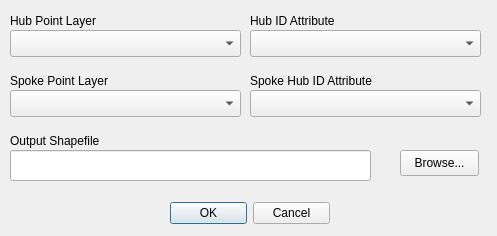
<?xml version="1.0" encoding="UTF-8"?>
<ui version="4.0">
 <class>mmqgis_hub_lines_form</class>
 <widget class="QDialog" name="mmqgis_hub_lines_form">
  <property name="windowModality">
   <enum>Qt::ApplicationModal</enum>
  </property>
  <property name="enabled">
   <bool>true</bool>
  </property>
  <property name="geometry">
   <rect>
    <x>0</x>
    <y>0</y>
    <width>497</width>
    <height>236</height>
   </rect>
  </property>
  <property name="mouseTracking">
   <bool>false</bool>
  </property>
  <property name="windowTitle">
   <string>Hub Lines</string>
  </property>
  <widget class="QDialogButtonBox" name="buttonBox">
   <property name="geometry">
    <rect>
     <x>170</x>
     <y>200</y>
     <width>160</width>
     <height>26</height>
    </rect>
   </property>
   <property name="orientation">
    <enum>Qt::Horizontal</enum>
   </property>
   <property name="standardButtons">
    <set>QDialogButtonBox::Cancel|QDialogButtonBox::Ok</set>
   </property>
  </widget>
  <widget class="QLabel" name="label">
   <property name="geometry">
    <rect>
     <x>10</x>
     <y>130</y>
     <width>261</width>
     <height>22</height>
    </rect>
   </property>
   <property name="text">
    <string>Output Shapefile</string>
   </property>
  </widget>
  <widget class="QLabel" name="label_3">
   <property name="geometry">
    <rect>
     <x>250</x>
     <y>10</y>
     <width>171</width>
     <height>22</height>
    </rect>
   </property>
   <property name="text">
    <string>Hub ID Attribute</string>
   </property>
  </widget>
  <widget class="QLineEdit" name="filename">
   <property name="geometry">
    <rect>
     <x>10</x>
     <y>150</y>
     <width>361</width>
     <height>31</height>
    </rect>
   </property>
   <property name="text">
    <string/>
   </property>
   <property name="readOnly">
    <bool>false</bool>
   </property>
  </widget>
  <widget class="QPushButton" name="browse">
   <property name="geometry">
    <rect>
     <x>400</x>
     <y>150</y>
     <width>79</width>
     <height>26</height>
    </rect>
   </property>
   <property name="text">
    <string>Browse...</string>
   </property>
  </widget>
  <widget class="QComboBox" name="hubid">
   <property name="geometry">
    <rect>
     <x>250</x>
     <y>30</y>
     <width>231</width>
     <height>27</height>
    </rect>
   </property>
  </widget>
  <widget class="QComboBox" name="hublayer">
   <property name="geometry">
    <rect>
     <x>10</x>
     <y>30</y>
     <width>231</width>
     <height>27</height>
    </rect>
   </property>
  </widget>
  <widget class="QLabel" name="label_4">
   <property name="geometry">
    <rect>
     <x>10</x>
     <y>10</y>
     <width>161</width>
     <height>22</height>
    </rect>
   </property>
   <property name="text">
    <string>Hub Point Layer</string>
   </property>
  </widget>
  <widget class="QComboBox" name="spokelayer">
   <property name="geometry">
    <rect>
     <x>10</x>
     <y>90</y>
     <width>231</width>
     <height>27</height>
    </rect>
   </property>
  </widget>
  <widget class="QLabel" name="label_5">
   <property name="geometry">
    <rect>
     <x>250</x>
     <y>70</y>
     <width>171</width>
     <height>22</height>
    </rect>
   </property>
   <property name="text">
    <string>Spoke Hub ID Attribute</string>
   </property>
  </widget>
  <widget class="QLabel" name="label_6">
   <property name="geometry">
    <rect>
     <x>10</x>
     <y>70</y>
     <width>161</width>
     <height>22</height>
    </rect>
   </property>
   <property name="text">
    <string>Spoke Point Layer</string>
   </property>
  </widget>
  <widget class="QComboBox" name="spokehubid">
   <property name="geometry">
    <rect>
     <x>250</x>
     <y>90</y>
     <width>231</width>
     <height>27</height>
    </rect>
   </property>
  </widget>
 </widget>
 <tabstops>
  <tabstop>hublayer</tabstop>
  <tabstop>hubid</tabstop>
  <tabstop>spokelayer</tabstop>
  <tabstop>spokehubid</tabstop>
  <tabstop>filename</tabstop>
  <tabstop>browse</tabstop>
  <tabstop>buttonBox</tabstop>
 </tabstops>
 <resources/>
 <connections>
  <connection>
   <sender>buttonBox</sender>
   <signal>accepted()</signal>
   <receiver>mmqgis_hub_lines_form</receiver>
   <slot>accept()</slot>
   <hints>
    <hint type="sourcelabel">
     <x>248</x>
     <y>254</y>
    </hint>
    <hint type="destinationlabel">
     <x>157</x>
     <y>274</y>
    </hint>
   </hints>
  </connection>
  <connection>
   <sender>buttonBox</sender>
   <signal>rejected()</signal>
   <receiver>mmqgis_hub_lines_form</receiver>
   <slot>reject()</slot>
   <hints>
    <hint type="sourcelabel">
     <x>316</x>
     <y>260</y>
    </hint>
    <hint type="destinationlabel">
     <x>286</x>
     <y>274</y>
    </hint>
   </hints>
  </connection>
 </connections>
</ui>
